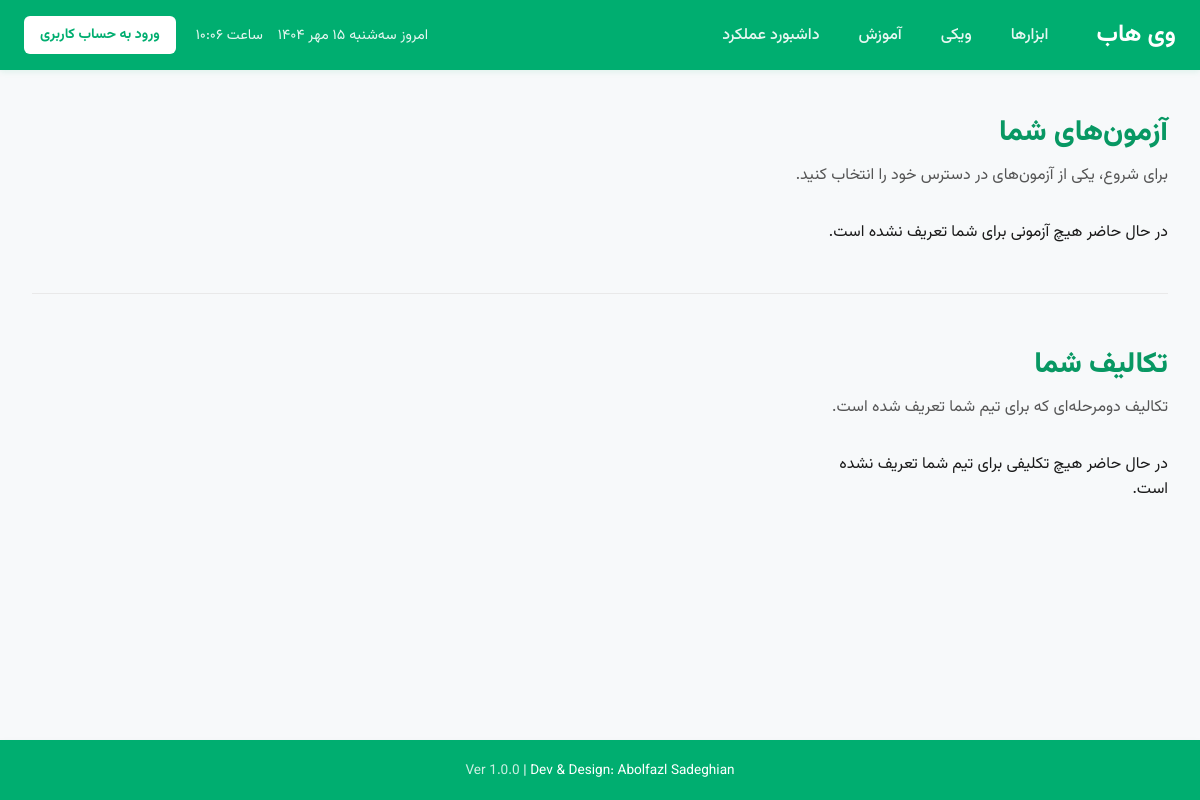
The app's page /game/index.php (signed in), older data.
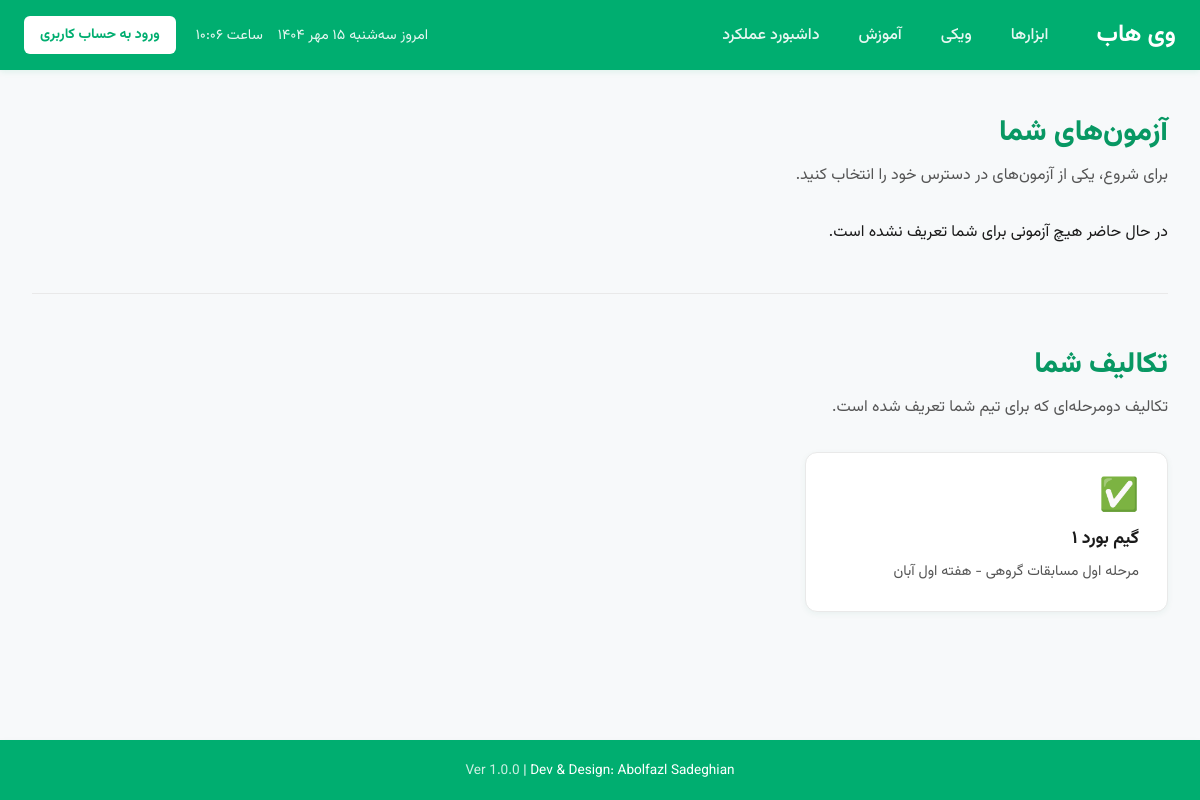
The same page, newer data.
### tables this page shows
CREATE TABLE Tasks (
    id INTEGER PRIMARY KEY AUTOINCREMENT,
    title TEXT NOT NULL,
    description TEXT,
    team_id INTEGER NOT NULL, -- این تکلیف به کدام تیم از جدول Teams شما اختصاص دارد
    created_at DATETIME DEFAULT CURRENT_TIMESTAMP,
    FOREIGN KEY (team_id) REFERENCES Teams(id) ON DELETE CASCADE
);

### game/index.php (the view, shortened to what this page needs)
<?php
$claims = requireAuth(null, '/auth/login.html');
require_once __DIR__ . '/../db/database.php';
$user_id = $claims['sub'];
$stmt_team = $pdo->prepare("SELECT team_id FROM TeamMembers WHERE user_id = ?");
$stmt_team->execute([$user_id]);
$team_id = $stmt_team->fetchColumn();
$sql_quizzes = "
    SELECT DISTINCT q.id, q.title, q.description
    FROM Quizzes q
    LEFT JOIN QuizUserAssignments qua ON q.id = qua.quiz_id
    LEFT JOIN QuizTeamAssignments qta ON q.id = qta.quiz_id
    WHERE qua.user_id = :user_id OR qta.team_id = :team_id OR (
        NOT EXISTS (SELECT 1 FROM QuizUserAssignments WHERE quiz_id = q.id) AND
        NOT EXISTS (SELECT 1 FROM QuizTeamAssignments WHERE quiz_id = q.id)
    )
    ORDER BY q.id DESC
";
$stmt_quizzes = $pdo->prepare($sql_quizzes);
$stmt_quizzes->execute([':user_id' => $user_id, ':team_id' => $team_id ?: null]);
$quizzes = $stmt_quizzes->fetchAll(PDO::FETCH_ASSOC);
$tasks = [];
$completed_task_ids = [];
if ($team_id) {
    $stmt_tasks = $pdo->prepare("
        SELECT id, title, description
        FROM Tasks
        WHERE team_id = ?
        ORDER BY id DESC
    ");
    $stmt_tasks->execute([$team_id]);
    $tasks = $stmt_tasks->fetchAll(PDO::FETCH_ASSOC);
    $stmt_completed_tasks = $pdo->prepare("
        SELECT DISTINCT t.id
        FROM Tasks t
        JOIN TaskQuestions tq ON t.id = tq.task_id
        JOIN TaskAnswers ta ON tq.id = ta.task_question_id
        WHERE t.team_id = :team_id
          AND ta.user_id = :user_id
          AND tq.question_order = 2
          AND ta.status = 'approved'
    ");
    $stmt_completed_tasks->execute([':team_id' => $team_id, ':user_id' => $user_id]);
    $completed_task_ids = $stmt_completed_tasks->fetchAll(PDO::FETCH_COLUMN);
}
?>
<!DOCTYPE html>
<html lang="fa" dir="rtl">
<head>
</head>
<body>
    <div id="header-placeholder"></div>
    <main>
        <h1 class="page-title">آزمون‌های شما</h1>
        <p class="page-subtitle">برای شروع، یکی از آزمون‌های در دسترس خود را انتخاب کنید.</p>
        <ul class="tools-grid">
            <?php if (empty($quizzes)): ?>
                <p>در حال حاضر هیچ آزمونی برای شما تعریف نشده است.</p>
            <?php endif; ?>
        </ul>
        <hr class="section-divider">
        <h1 class="page-title">تکالیف شما</h1>
        <p class="page-subtitle">تکالیف دومرحله‌ای که برای تیم شما تعریف شده است.</p>
        <ul class="tools-grid">
            <?php if (empty($tasks)): ?>
                <p>در حال حاضر هیچ تکلیفی برای تیم شما تعریف نشده است.</p>
            <?php else: ?>
                <?php foreach ($tasks as $task):
                    $is_task_completed = in_array($task['id'], $completed_task_ids);
                ?>
                    <li class="tool-card <?= $is_task_completed ? 'completed' : '' ?>">
                        <a href="<?= $is_task_completed ? '#' : 'my_task.php?id=' . $task['id'] ?>">
                            <span class="tool-icon">✅</span>
                            <div>
                                <span class="tool-title"><?= htmlspecialchars($task['title']) ?></span>
                                <?php if (!empty($task['description'])): ?>
                                    <p class="tool-description"><?= htmlspecialchars($task['description']) ?></p>
                                <?php endif; ?>
                            </div>
                        </a>
                    </li>
                <?php endforeach; ?>
            <?php endif; ?>
        </ul>
    </main>
    <div id="footer-placeholder"></div>
</body>
</html>

Row changes from the older to the newer data that the page shows:
added tasks: title "گیم بورد ۱", description "مرحله اول مسابقات گروهی - هفته اول آبان"
Text that changed along with them:
text no longer shown: "در حال حاضر هیچ تکلیفی برای تیم شما تعریف نشده است."
